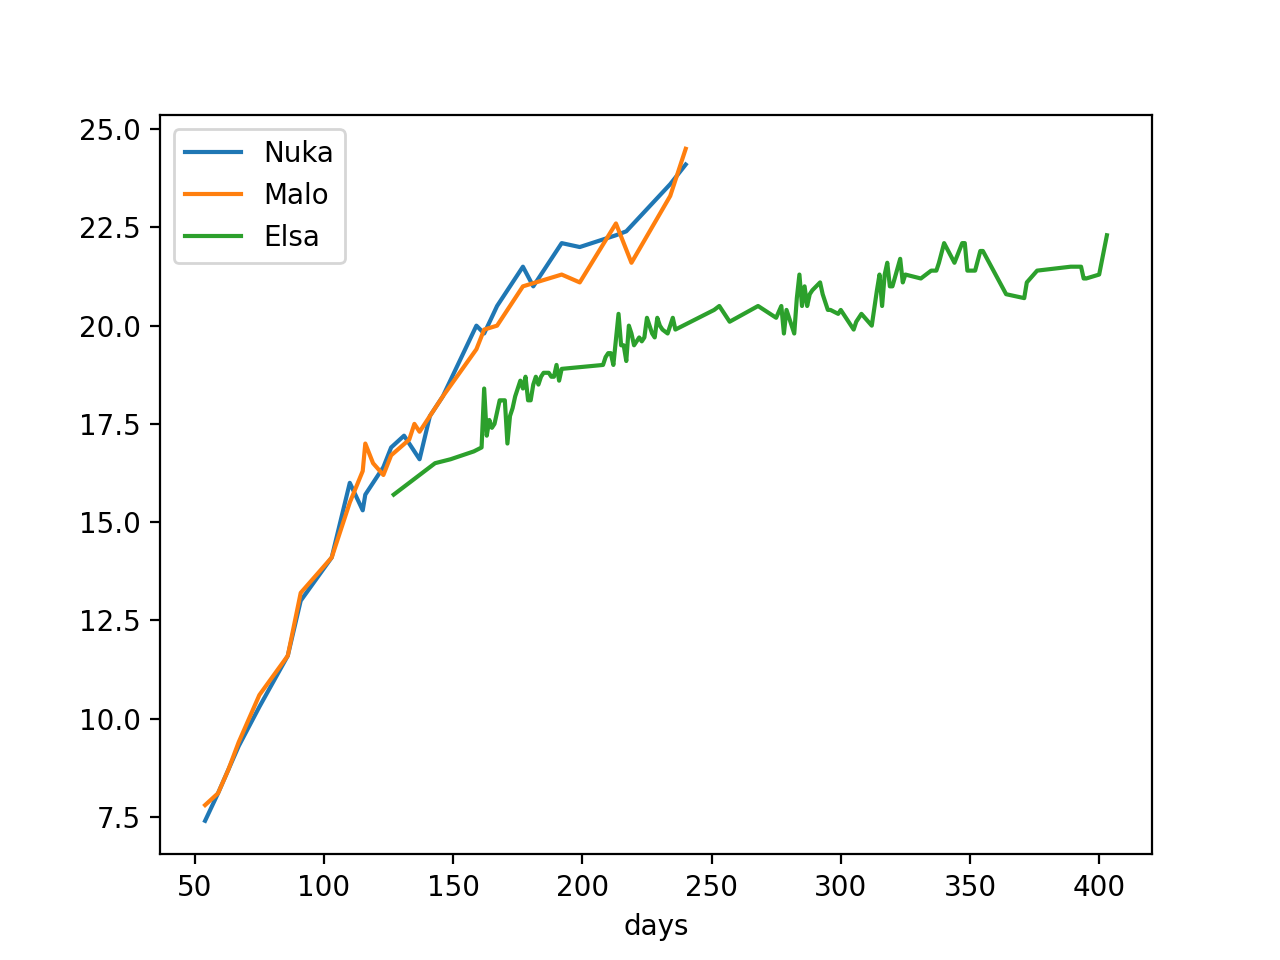

Python code for this plot:
import pandas as pd
import datetime
import matplotlib.pyplot as plt


def days(df, alder_ved_start):
    t_0 = datetime.datetime.strptime(df['date'][0], '%Y-%m-%d')
    days = []
    for index in df.index:
        t = datetime.datetime.strptime(df['date'][index], '%Y-%m-%d')
        dt = t - t_0
        days.append(dt.days + alder_ved_start)
    return days


def days_at_first_measurement(df, birth_date):
    date_of_first_measurement = datetime.datetime.strptime(df['date'][0], '%Y-%m-%d')
    dt = date_of_first_measurement - datetime.datetime.strptime(birth_date, '%Y-%m-%d')
    return dt.days

nuka_df = pd.read_csv('data/nuka.csv')
malo_df = pd.read_csv('data/malo.csv')
elsa_df = pd.read_csv('data/elsa.csv')

nuka_df['days'] = days(nuka_df, days_at_first_measurement(nuka_df, '2020-06-24'))
malo_df['days'] = days(malo_df, days_at_first_measurement(malo_df, '2020-06-24'))
elsa_df['days'] = days(elsa_df, days_at_first_measurement(elsa_df, '2019-10-11'))

fig, ax = plt.subplots()
nuka_df.plot(x='days', y='vekt', ax=ax, label='Nuka')
malo_df.plot(x='days', y='vekt', ax=ax, label='Malo')
elsa_df.plot(x='days', y='vekt', ax=ax, label='Elsa')

plt.savefig('vekt.png')
plt.show()
